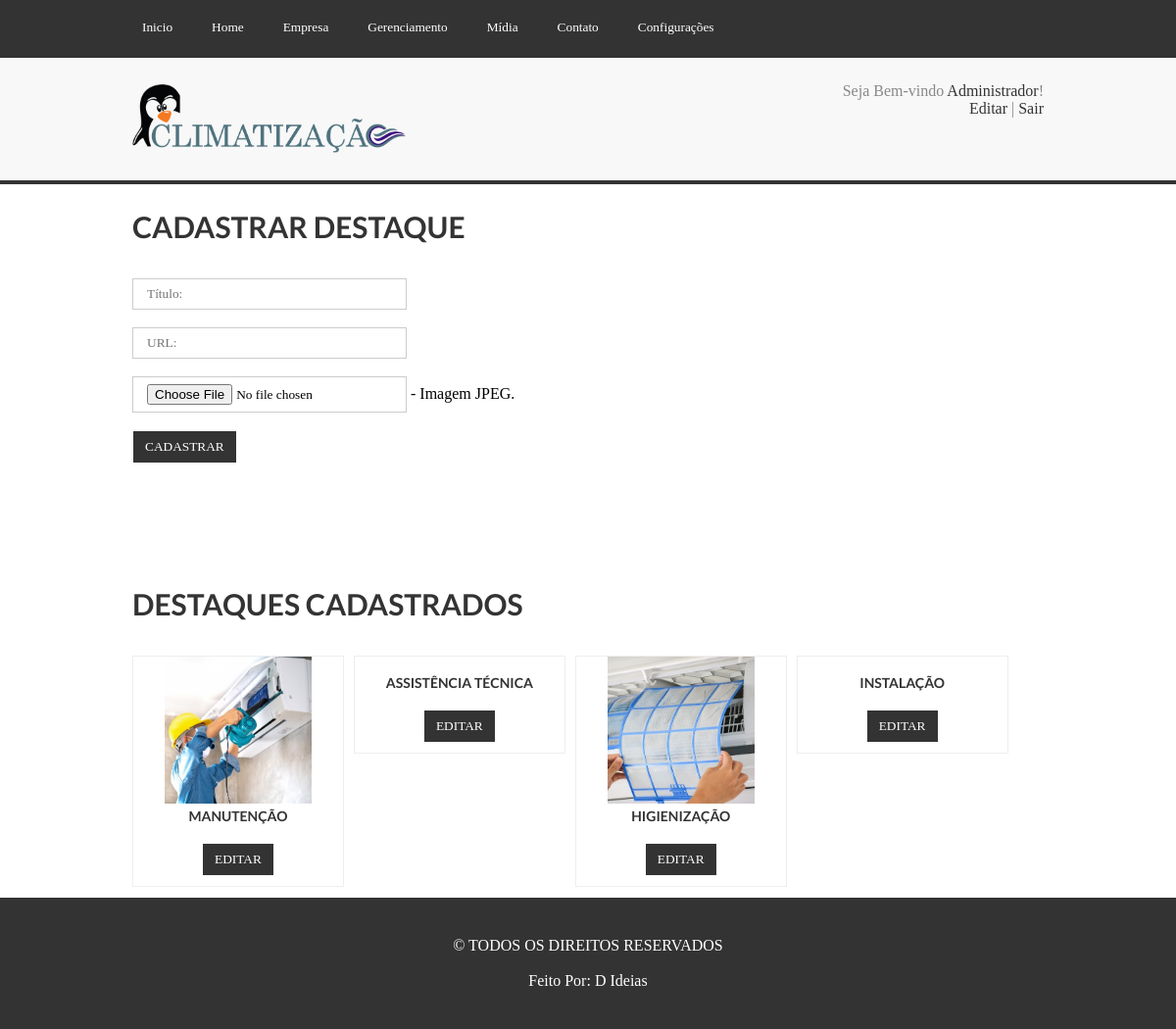
Page /cms/home.php?m=4 (signed in) on the committed database.
### tables this page shows
CREATE TABLE `usuarios` (
  `id_us` int(11) NOT NULL,
  `nome_us` varchar(60) NOT NULL,
  `usuario_us` varchar(32) NOT NULL,
  `email_us` varchar(80) NOT NULL,
  `senha_us` char(40) NOT NULL
);

CREATE TABLE `pragas` (
  `id_pr` int(11) NOT NULL,
  `nome_pr` varchar(50) NOT NULL,
  `url_pr` varchar(120) NOT NULL,
  `imagem_pr` varchar(50) NOT NULL
);

### cms/php/class/usuario.class.php (called while the page is built, shortened)
<?php
	class Usuario
	{
		function CarregarDados($conn, $id){
			$select = mysqli_query($conn, "SELECT * FROM usuarios WHERE id_us=$id");
			if(mysqli_num_rows($select)==1){
				$dados = mysqli_fetch_assoc($select);
				$this->nome = $dados['nome_us'];
			}else{
				return false;
			}
		}
	}
?>

### cms/php/class/destaques.class.php (the view, shortened to what this page needs)
<?php
	class Destaques
	{
		function ListarDados($conn){
			$Select = mysqli_query($conn, "SELECT * FROM pragas ORDER BY id_pr DESC");
			if(mysqli_num_rows($Select)>0){
				while($dados = mysqli_fetch_object($Select)){
					echo '
						<div class="BlocoPraga">
							<img src="imagens/destaques/'.$dados->imagem_pr.'" alt=""><br/>
							<a href="'.$dados->url_pr.'" target="_blank">'.$dados->nome_pr.'</a><br/><br/>
							<a href="home.php?m=5&id='.$dados->id_pr.'">
								<input type="button" value="Editar" class="Btn Green"/>
							</a>
						</div>
					';
				}
			}else{
				echo '<label class="erro">Nenhum dado retornado!</label>';
			}
		}
	}
?>

### cms/home.php (shortened to what this page needs)
<!DOCTYPE html>
<html lang="pt-br">
	<head>
		<?php include_once('includes/head.php');?>
	</head>
	<body>
		<?php include_once('includes/topo.php');?>
		<?php
			if(isset($_GET['m'])){
				if($_GET['m']==1){
					include_once('includes/banners.php');
				}else
				if($_GET['m']==2){
					include_once('includes/textos-home.php');
				}else
				if($_GET['m']==3){
					include_once('includes/marcas.php');
				}else
				if($_GET['m']==4){
					include_once('includes/destaques.php');
				}
			}else{
				echo '<section class="Centro CentroConteudo"><h2 class="AcessNeg">Acesso Negado!</h2></section>';
			}
		?>
		<?php include_once('includes/footer.php');?>
	</body>
</html>

### cms/includes/head.php (shortened to what this page needs)
<link rel="stylesheet" type="text/css" href="css/style.css" media="all" />

### cms/includes/topo.php (shortened to what this page needs)
<?php
	include_once('php/class/usuario.class.php');
	$Usuario = new Usuario;
	$Usuario->CarregarDados($conn, $_SESSION['id']);
?>
		<nav>
			<section class="Centro">
				<ul class="ListaMenu">
					<li>
						<a href="index.php">
							<button class="BtnMenu">Inicio</button>
						</a>
					</li>
					<li>
						<a href="#"><button class="BtnMenu">Home</button></a>
					</li>
					<li>
						<a href="empresa.php?m=1"><button class="BtnMenu">Empresa</button></a>
					</li>
					<li>
						<a href="#"><button class="BtnMenu">Gerenciamento</button></a>
					</li>
					<li>
						<a href="#"><button class="BtnMenu">Mídia</button></a>
					</li>
					<li>
						<a href="contato.php?m=1"><button class="BtnMenu">Contato</button></a>
					</li>
					<li>
						<a href="#"><button class="BtnMenu">Configurações</button></a>
					</li>
				</ul>
				<div class="esp"></div>
			</section>
		</nav>
		<header>
			<section class="Centro">
				<a href="../index.php">
					<img src="../imagens/logo1.png" alt="" class="Logo"/>
				</a>
				<div class="TopoSair">
					Seja Bem-vindo <a href="config.php?m=3"><?php echo $Usuario->nome;?></a>!<br/>
					<a href="config.php?m=3">Editar</a> | <a href="php/sair.php">Sair</a>
				</div>
				<div class="esp"></div>
			</section>
		</header>

### cms/includes/destaques.php (shortened to what this page needs)
<section class="Centro CentroConteudo">
		<h2 class="TituloPagina">Cadastrar Destaque</h2>
		<form name="cadprag" method="post" enctype="multipart/form-data" onsubmit="return CadastrarPraga(this)" action="">
			<div class="Linha">
				<input type="text" name="titulo" class="Campo inputcadu" placeholder="Título: "/><br/><br/>
				<input type="text" name="url" class="Campo inputcadu" placeholder="URL: "/><br/><br/>
				<input type="file" name="imagem" class="Campo inputcadu" /> - Imagem JPEG.<br/><br/>
				<input type="submit" value="Cadastrar" class="Btn"/><br/><br/>
				<p class="Resp"><?php include_once('php/cadastrar-destaques.php'); ?></p>
				<br/><br/>
			</div>
		</form>
		<br/><br/>
		<h2 class="TituloPagina">Destaques Cadastrados</h2>
		<div class="Linha">
			<?php $Destaques->ListarDados($conn);?>
			<div class="esp"></div>
		</div>
</section>

### cms/includes/footer.php
<footer>
	<section class="Centro">
		<p class="TextoFooter">&copy; TODOS OS DIREITOS RESERVADOS<br/><br/>
		Feito Por: <a href="http://www.dideias.com.br" target="_blank">D Ideias</a></p>
	</section>
</footer>

### cms/css/style.css (style rules this page uses)
* { padding: 0; margin: 0; font-family: "Century Gothic"; outline: none; }
.esp { width: 100%; height: 1px; clear: both; }
header { width: 100%; height: auto; padding: 25px 0; background: #f8f8f8; border-top: 2px solid #333; border-bottom: 4px solid #333; }
.Centro { width: 930px; height: auto; margin: auto; position: relative; }
.Logo { width: auto; max-width: 30%; float: left; height: auto; max-height: 130px; }
.TopoSair { width: 30%; height: auto; float: right; text-align: right; font-size: 16px; color: #888; }
.TopoSair a { font-size: 16px; color: #333; text-decoration: none; }
nav { background: #333; width: 100%; height: auto; }
.ListaMenu { list-style: none; }
.ListaMenu li { float: left; margin-right: 20px; text-align: left; position: relative; }
.ListaMenu li a { text-decoration: none; color: #fff; }
.BtnMenu { padding: 20px 10px; border: 0; background: #333; color: #fff; cursor: pointer; transition: 0.5s; }
footer { padding: 40px 0; background: #333; }
.TextoFooter { width: 100%; height: auto; text-align: center; font-size: 16px; color: #fff; }
.TextoFooter a { font-size: 16px; color: #fff; text-decoration: none; padding-top: 5px; }
.CentroConteudo { min-height: 400px; }
.TituloPagina { font-family: LatoBold; font-weight: 100; color: #333; text-transform: uppercase; padding: 25px 0; font-size: 30px; }
.Linha { width: 100%; height: auto; padding: 10px 0; }
.Campo { padding: 7px 14px; border: 1px solid #ccc; outline: none; transition:0.5s; }
.Btn { padding: 8px 12px; text-transform: uppercase; color: #fff; background: #333; border: 1px solid #fff; transition: 0.5s; cursor: pointer; }
.inputcadu { width: 250px; }
.BlocoPraga { width: 23%; height: auto; float: left; text-align: center; border: 1px solid #eee; padding-bottom: 10px; margin-right: 10px; }
.BlocoPraga img { width: auto; height: auto; max-width: 100%; max-height: 150px; }
.BlocoPraga a { text-decoration: none; color: #333; font-family: LatoBold; font-size: 14px; text-transform: uppercase; }

### rows in the picture
usuarios: nome_us "Administrador"
pragas: imagem_pr (picture), nome_pr "MANUTENÇÃO"
pragas: nome_pr "ASSISTÊNCIA TÉCNICA"
pragas: imagem_pr (picture), nome_pr "HIGIENIZAÇÃO"
pragas: nome_pr "INSTALAÇÃO"
